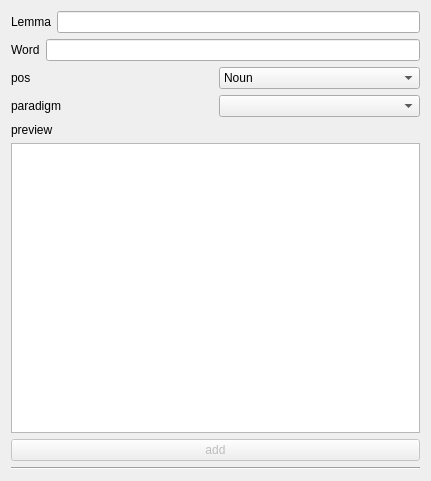
<?xml version="1.0" encoding="UTF-8"?>
<ui version="4.0">
 <class>NewWord</class>
 <widget class="QDialog" name="NewWord">
  <property name="geometry">
   <rect>
    <x>0</x>
    <y>0</y>
    <width>431</width>
    <height>481</height>
   </rect>
  </property>
  <layout class="QVBoxLayout" name="_2">
   <item>
    <layout class="QVBoxLayout" name="verticalLayout_3">
     <item>
      <layout class="QVBoxLayout" name="verticalLayout_2">
       <item>
        <layout class="QHBoxLayout" name="horizontalLayout_4">
         <item>
          <widget class="QLabel" name="label_6">
           <property name="text">
            <string>Lemma</string>
           </property>
          </widget>
         </item>
         <item>
          <widget class="QLineEdit" name="lemma"/>
         </item>
        </layout>
       </item>
       <item>
        <layout class="QHBoxLayout" name="horizontalLayout_6">
         <item>
          <widget class="QLabel" name="label_8">
           <property name="text">
            <string>Word</string>
           </property>
          </widget>
         </item>
         <item>
          <widget class="QLineEdit" name="word"/>
         </item>
        </layout>
       </item>
       <item>
        <layout class="QHBoxLayout" name="horizontalLayout_5">
         <item>
          <widget class="QLabel" name="label_7">
           <property name="text">
            <string>pos</string>
           </property>
          </widget>
         </item>
         <item>
          <widget class="QComboBox" name="pos_selector">
           <item>
            <property name="text">
             <string>Noun</string>
            </property>
           </item>
           <item>
            <property name="text">
             <string>Verb</string>
            </property>
           </item>
           <item>
            <property name="text">
             <string>Adjective</string>
            </property>
           </item>
           <item>
            <property name="text">
             <string>Adverb</string>
            </property>
           </item>
          </widget>
         </item>
        </layout>
       </item>
       <item>
        <layout class="QHBoxLayout" name="horizontalLayout_2">
         <item>
          <widget class="QLabel" name="label_2">
           <property name="text">
            <string>paradigm</string>
           </property>
          </widget>
         </item>
         <item>
          <widget class="QComboBox" name="parselection"/>
         </item>
        </layout>
       </item>
       <item>
        <layout class="QVBoxLayout" name="verticalLayout">
         <item>
          <widget class="QLabel" name="label_3">
           <property name="text">
            <string>preview</string>
           </property>
          </widget>
         </item>
         <item>
          <widget class="QTextBrowser" name="preview"/>
         </item>
        </layout>
       </item>
      </layout>
     </item>
     <item>
      <widget class="QPushButton" name="add_to_dict">
       <property name="enabled">
        <bool>false</bool>
       </property>
       <property name="toolTip">
        <string>Add to monolingual dictionary</string>
       </property>
       <property name="text">
        <string>add</string>
       </property>
      </widget>
     </item>
    </layout>
   </item>
   <item>
    <widget class="Line" name="line">
     <property name="orientation">
      <enum>Qt::Horizontal</enum>
     </property>
    </widget>
   </item>
  </layout>
  <action name="action_Open">
   <property name="text">
    <string>&amp;Open</string>
   </property>
  </action>
  <action name="action_Close">
   <property name="text">
    <string>&amp;Close</string>
   </property>
  </action>
  <action name="action_Exit">
   <property name="text">
    <string>&amp;Exit</string>
   </property>
  </action>
  <action name="action_About">
   <property name="text">
    <string> &amp;About</string>
   </property>
  </action>
 </widget>
 <layoutdefault spacing="6" margin="11"/>
 <resources/>
 <connections/>
</ui>
